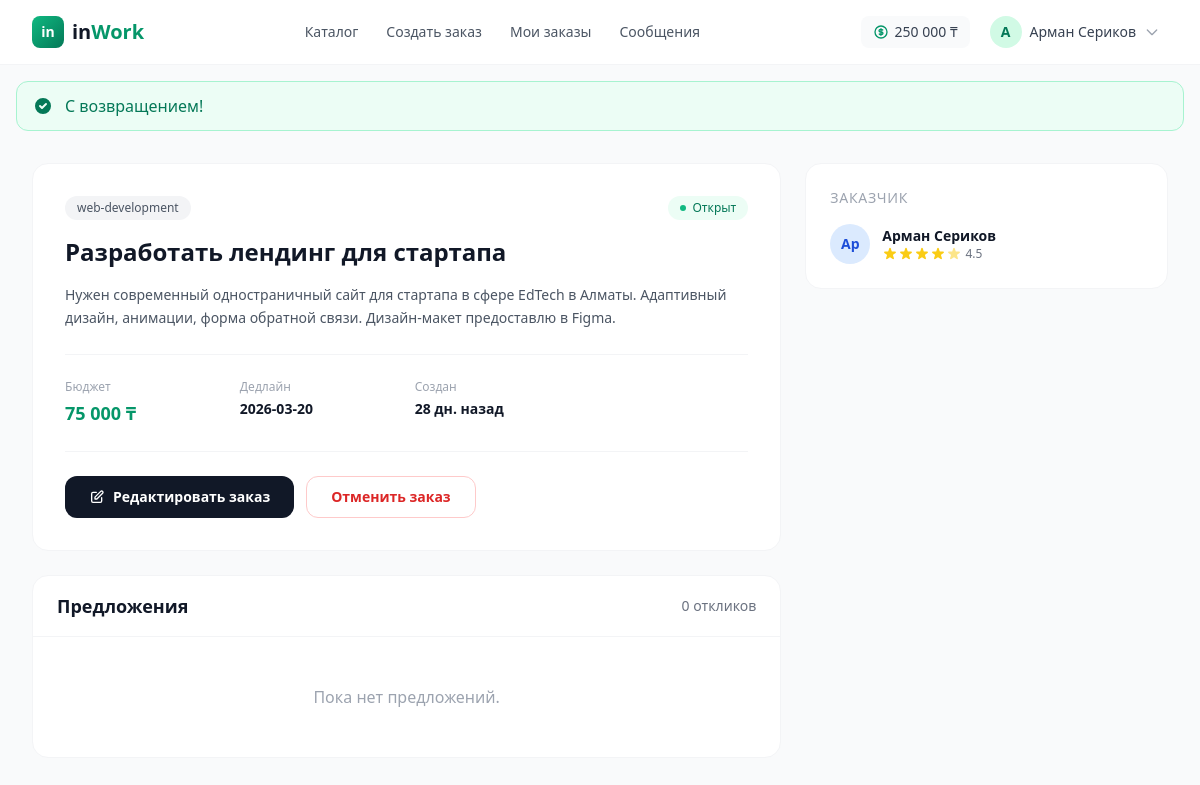
Page /in-work/public/orders/1 (signed in) on the committed database.
### tables this page shows
CREATE TABLE orders (
    id INT UNSIGNED AUTO_INCREMENT PRIMARY KEY,
    client_id INT UNSIGNED NOT NULL,
    freelancer_id INT UNSIGNED DEFAULT NULL,
    title VARCHAR(255) NOT NULL,
    description TEXT NOT NULL,
    category VARCHAR(50) NOT NULL,
    budget DECIMAL(12,2) NOT NULL,
    final_price DECIMAL(12,2) DEFAULT NULL,
    deadline DATE NOT NULL,
    status ENUM('open', 'in_progress', 'completed', 'cancelled', 'dispute') NOT NULL DEFAULT 'open',
    delivered_at TIMESTAMP NULL DEFAULT NULL,
    delivery_message TEXT DEFAULT NULL,
    created_at TIMESTAMP NOT NULL DEFAULT CURRENT_TIMESTAMP,
    updated_at TIMESTAMP NOT NULL DEFAULT CURRENT_TIMESTAMP ON UPDATE CURRENT_TIMESTAMP,
    FOREIGN KEY (client_id) REFERENCES users(id) ON DELETE CASCADE,
    FOREIGN KEY (freelancer_id) REFERENCES users(id) ON DELETE SET NULL,
    INDEX idx_orders_status (status),
    INDEX idx_orders_category (category),
    INDEX idx_orders_client (client_id),
    INDEX idx_orders_freelancer (freelancer_id),
    INDEX idx_orders_created (created_at),
    INDEX idx_orders_budget (budget)
);

CREATE TABLE users (
    id INT UNSIGNED AUTO_INCREMENT PRIMARY KEY,
    name VARCHAR(100) NOT NULL,
    email VARCHAR(191) NOT NULL UNIQUE,
    password VARCHAR(255) NOT NULL,
    role ENUM('client', 'freelancer', 'admin') NOT NULL DEFAULT 'freelancer',
    avatar VARCHAR(255) DEFAULT NULL,
    bio TEXT DEFAULT NULL,
    balance DECIMAL(12,2) NOT NULL DEFAULT 0.00,
    rating DECIMAL(3,2) NOT NULL DEFAULT 0.00,
    completed_orders INT UNSIGNED NOT NULL DEFAULT 0,
    created_at TIMESTAMP NOT NULL DEFAULT CURRENT_TIMESTAMP,
    updated_at TIMESTAMP NOT NULL DEFAULT CURRENT_TIMESTAMP ON UPDATE CURRENT_TIMESTAMP,
    INDEX idx_users_role (role),
    INDEX idx_users_rating (rating),
    INDEX idx_users_completed (completed_orders)
);

### views/orders/show.php (the view, shortened to what the rows shown need)
<?php
$isOwner = is_logged_in() && user_id() === (int)$order['client_id'];
$budget = (float)$order['budget'];
$statusLabels = [
    'open'        => 'Открыт',
    'in_progress' => 'В работе',
    'completed'   => 'Завершён',
    'cancelled'   => 'Отменён',
    'dispute'     => 'Спор',
];
?>
<div class="max-w-7xl mx-auto px-4 sm:px-6 lg:px-8 py-8">
    <div class="grid lg:grid-cols-3 gap-6">
        <div class="lg:col-span-2 space-y-6">
            <div class="bg-white rounded-2xl border border-gray-100 p-6 sm:p-8">
                <div class="flex items-start justify-between mb-4">
                    <span class="px-3 py-1 bg-gray-100 text-gray-600 text-xs font-medium rounded-full"><?= e($order['category']) ?></span>
                    <span class="inline-flex items-center gap-1.5 px-3 py-1 text-xs font-medium rounded-full <?php
                        echo match($order['status']) {
                            'open'        => 'bg-emerald-50 text-emerald-700',
                            'in_progress' => 'bg-blue-50 text-blue-700',
                            'completed'   => 'bg-gray-100 text-gray-700',
                            'cancelled'   => 'bg-red-50 text-red-700',
                            default       => 'bg-gray-100 text-gray-700',
                        };
                    ?>">
                        <span class="w-1.5 h-1.5 rounded-full <?php
                            echo match($order['status']) {
                                'open'        => 'bg-emerald-500',
                                'in_progress' => 'bg-blue-500',
                                'completed'   => 'bg-gray-500',
                                'cancelled'   => 'bg-red-500',
                                default       => 'bg-gray-500',
                            };
                        ?>"></span>
                        <?= $statusLabels[$order['status']] ?? $order['status'] ?>
                    </span>
                </div>
                <h1 class="text-2xl font-bold text-gray-900 mb-4"><?= e($order['title']) ?></h1>
                <div class="prose prose-gray max-w-none text-gray-600 text-sm leading-relaxed">
                    <?= nl2br(e($order['description'])) ?>
                </div>
                <div class="grid grid-cols-2 sm:grid-cols-4 gap-4 mt-6 pt-6 border-t border-gray-100">
                    <div>
                        <div class="text-xs text-gray-400 mb-1">Бюджет</div>
                        <div class="text-lg font-bold text-brand-600"><?= format_money($budget) ?></div>
                    </div>
                    <div>
                        <div class="text-xs text-gray-400 mb-1">Дедлайн</div>
                        <div class="text-sm font-semibold text-gray-900"><?= e($order['deadline']) ?></div>
                    </div>
                    <div>
                        <div class="text-xs text-gray-400 mb-1">Создан</div>
                        <div class="text-sm font-semibold text-gray-900"><?= time_ago($order['created_at']) ?></div>
                    </div>
                </div>
                <?php if ($isOwner && $order['status'] === 'open'): ?>
                    <div class="mt-6 pt-6 border-t border-gray-100 flex flex-wrap gap-3">
                        <a href="<?= url("orders/{$order['id']}/edit") ?>"
                           class="inline-flex items-center gap-2 px-6 py-2.5 bg-gray-900 text-white text-sm font-semibold rounded-xl hover:bg-gray-800 transition">
                            <svg class="w-4 h-4" fill="none" stroke="currentColor" viewBox="0 0 24 24"><path stroke-linecap="round" stroke-linejoin="round" stroke-width="2" d="M11 5H6a2 2 0 00-2 2v11a2 2 0 002 2h11a2 2 0 002-2v-5m-1.414-9.414a2 2 0 112.828 2.828L11.828 15H9v-2.828l8.586-8.586z"/></svg>
                            Редактировать заказ
                        </a>
                        <form method="POST" action="<?= url("orders/{$order['id']}/cancel") ?>" class="inline">
                            <button type="submit" onclick="return confirm('Отменить заказ?')"
                                    class="px-6 py-2.5 border border-red-200 text-red-600 text-sm font-semibold rounded-xl hover:bg-red-50 transition">
                                Отменить заказ
                            </button>
                        </form>
                    </div>
                <?php endif; ?>
            </div>
            <?php if ($isOwner || $order['status'] !== 'open'): ?>
            <div class="bg-white rounded-2xl border border-gray-100">
                <div class="px-6 py-4 border-b border-gray-100 flex items-center justify-between">
                    <h2 class="text-lg font-semibold text-gray-900">Предложения</h2>
                    <span class="text-sm text-gray-500"><?= count($bids) ?> откликов</span>
                </div>
                <?php if (empty($bids)): ?>
                    <div class="px-6 py-12 text-center">
                        <p class="text-gray-400">Пока нет предложений.</p>
                    </div>
                <?php endif; ?>
            </div>
            <?php endif; ?>
        </div>
        <div class="space-y-6">
            <div class="bg-white rounded-2xl border border-gray-100 p-6">
                <h3 class="text-sm font-medium text-gray-400 uppercase tracking-wider mb-4">Заказчик</h3>
                <a href="<?= url("profile/{$order['client_id']}") ?>" class="flex items-center gap-3 group">
                    <div class="w-10 h-10 bg-blue-100 text-blue-700 rounded-full flex items-center justify-center text-sm font-bold">
                        <?= strtoupper(mb_substr($order['client_name'], 0, 2)) ?>
                    </div>
                    <div>
                        <h4 class="text-sm font-semibold text-gray-900 group-hover:text-brand-600 transition"><?= e($order['client_name']) ?></h4>
                        <div class="text-xs text-gray-500"><?= render_stars((float)$order['client_rating']) ?> <?= number_format((float)$order['client_rating'], 1) ?></div>
                    </div>
                </a>
            </div>
        </div>
    </div>
</div>

### core/Router.php (shortened to what the rows shown need)
<?php
class Router
{
    private array $routes = [];
    private array $middlewares = [];
    public function group(array $middleware, callable $callback): void
    {
        $previousMiddlewares = $this->middlewares;
        $this->middlewares = array_merge($this->middlewares, $middleware);
        $this->middlewares = $previousMiddlewares;
    }
    private function addRoute(string $method, string $path, array $action, array $middleware = []): self
    {
        $pattern = $this->convertToRegex($path);
        $this->routes[] = [
            'method'     => $method,
            'path'       => $path,
            'pattern'    => $pattern,
            'controller' => $action[0],
            'action'     => $action[1],
            'middleware'  => array_merge($this->middlewares, $middleware),
        ];
        return $this;
    }
    private function convertToRegex(string $path): string
    {
        $pattern = preg_replace('/\{([a-zA-Z_]+)\}/', '(?P<$1>[^/]+)', $path);
        return '#^' . $pattern . '$#';
    }
    public function resolve(string $method, string $uri): void
    {
        $uri = parse_url($uri, PHP_URL_PATH);
        $uri = rtrim($uri, '/') ?: '/';
        foreach ($this->routes as $route) {
            if ($route['method'] !== $method) {
                continue;
            }
            if (preg_match($route['pattern'], $uri, $matches)) {
                $params = array_filter($matches, 'is_string', ARRAY_FILTER_USE_KEY);
                $controller = new $route['controller']();
                $actionMethod = $route['action'];
                call_user_func_array([$controller, $actionMethod], array_values($params));
                return;
            }
        }
    }
}

### views/layouts/navbar.php (shortened to what the rows shown need)
<nav class="bg-white border-b border-gray-100 sticky top-0 z-40">
    <div class="max-w-7xl mx-auto px-4 sm:px-6 lg:px-8">
        <div class="flex items-center justify-between h-16">
            <a href="<?= url('/') ?>" class="flex items-center gap-2">
                <div class="w-8 h-8 bg-gradient-to-br from-brand-500 to-brand-700 rounded-lg flex items-center justify-center">
                    <span class="text-white font-bold text-sm">in</span>
                </div>
                <span class="text-xl font-bold text-gray-900">in<span class="text-brand-600">Work</span></span>
            </a>
            <div class="hidden md:flex items-center gap-1">
                <a href="<?= url('catalog') ?>" class="px-3 py-2 rounded-lg text-sm font-medium text-gray-600 hover:text-gray-900 hover:bg-gray-50 transition">Каталог</a>
                <?php if (is_logged_in()): ?>
                    <?php if (user_role() === 'client'): ?>
                        <a href="<?= url('orders/create') ?>" class="px-3 py-2 rounded-lg text-sm font-medium text-gray-600 hover:text-gray-900 hover:bg-gray-50 transition">Создать заказ</a>
                    <?php endif; ?>
                    <a href="<?= url('my-orders') ?>" class="px-3 py-2 rounded-lg text-sm font-medium text-gray-600 hover:text-gray-900 hover:bg-gray-50 transition relative" title="Непрочитанные уведомления по заказам">
                        Мои заказы
                    </a>
                    <a href="<?= url('chat') ?>" class="px-3 py-2 rounded-lg text-sm font-medium text-gray-600 hover:text-gray-900 hover:bg-gray-50 transition relative">
                        Сообщения
                    </a>
                <?php endif; ?>
            </div>
            <div class="flex items-center gap-3">
                <?php if (is_logged_in()): ?>
                    <a href="<?= url('balance') ?>" class="hidden sm:flex items-center gap-1.5 px-3 py-1.5 bg-gray-50 rounded-lg text-sm font-medium text-gray-700 hover:bg-gray-100 transition">
                        <?= format_money(current_user()['balance'] ?? 0) ?>
                    </a>
                    <div class="relative" id="userMenu">
                        <details class="group/details">
                            <summary class="flex items-center gap-2 px-2 py-1.5 rounded-lg hover:bg-gray-50 transition cursor-pointer list-none [&::-webkit-details-marker]:hidden">
                                <div class="w-8 h-8 bg-brand-100 text-brand-700 rounded-full flex items-center justify-center text-sm font-bold">
                                    <?= strtoupper(substr(current_user()['name'] ?? 'U', 0, 2)) ?>
                                </div>
                                <span class="hidden sm:block text-sm font-medium text-gray-700"><?= e(current_user()['name'] ?? '') ?></span>
                                <svg class="w-4 h-4 text-gray-400 group-open/details:rotate-180 transition-transform" fill="none" stroke="currentColor" viewBox="0 0 24 24"><path stroke-linecap="round" stroke-linejoin="round" stroke-width="2" d="M19 9l-7 7-7-7"/></svg>
                            </summary>
                        </details>
                    </div>
                <?php else: ?>
                    <a href="<?= url('login') ?>" class="px-4 py-2 text-sm font-medium text-gray-700 hover:text-gray-900 transition">Войти</a>
                    <a href="<?= url('register') ?>" class="px-4 py-2 bg-brand-600 text-white text-sm font-medium rounded-lg hover:bg-brand-700 transition shadow-sm">Регистрация</a>
                <?php endif; ?>
            </div>
        </div>
    </div>
</nav>

### rows in the picture
orders: client.name "А", client.name "Арман Сериков", category "web-development", status "Открыт", title "Разработать лендинг для стартапа", description "Нужен современный одностраничный сайт для стартапа в сфере EdTech в Алматы. Адаптивный дизайн, анимации, форма обратной связи. Дизайн-макет предоставлю в Figma.", budget "75 000 ₸", deadline "2026-03-20", created_at "28 дн. назад", client.name "Ар", client.rating "4.5"

### other values in the picture
count($bids) "0"
